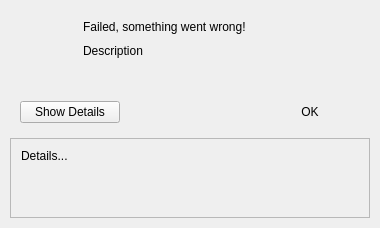
<?xml version="1.0" encoding="UTF-8"?>
<ui version="4.0">
 <class>MessageBoxCritical</class>
 <widget class="QDialog" name="MessageBoxCritical">
  <property name="geometry">
   <rect>
    <x>0</x>
    <y>0</y>
    <width>380</width>
    <height>228</height>
   </rect>
  </property>
  <property name="windowTitle">
   <string>Error</string>
  </property>
  <layout class="QVBoxLayout" name="verticalLayout">
   <property name="spacing">
    <number>0</number>
   </property>
   <property name="leftMargin">
    <number>0</number>
   </property>
   <property name="topMargin">
    <number>0</number>
   </property>
   <property name="rightMargin">
    <number>0</number>
   </property>
   <property name="bottomMargin">
    <number>0</number>
   </property>
   <item>
    <widget class="QWidget" name="verticalWidget" native="true">
     <property name="minimumSize">
      <size>
       <width>0</width>
       <height>0</height>
      </size>
     </property>
     <layout class="QHBoxLayout" name="horizontalLayout_2">
      <property name="spacing">
       <number>20</number>
      </property>
      <property name="leftMargin">
       <number>20</number>
      </property>
      <property name="topMargin">
       <number>20</number>
      </property>
      <property name="rightMargin">
       <number>20</number>
      </property>
      <property name="bottomMargin">
       <number>20</number>
      </property>
      <item alignment="Qt::AlignLeft|Qt::AlignTop">
       <widget class="QLabel" name="label_2">
        <property name="minimumSize">
         <size>
          <width>43</width>
          <height>43</height>
         </size>
        </property>
        <property name="maximumSize">
         <size>
          <width>43</width>
          <height>43</height>
         </size>
        </property>
        <property name="text">
         <string/>
        </property>
        <property name="pixmap">
         <pixmap resource="armory.qrc">:/resources/notification_critical.png</pixmap>
        </property>
        <property name="scaledContents">
         <bool>false</bool>
        </property>
        <property name="alignment">
         <set>Qt::AlignHCenter|Qt::AlignTop</set>
        </property>
       </widget>
      </item>
      <item>
       <widget class="QWidget" name="verticalWidget1" native="true">
        <property name="sizePolicy">
         <sizepolicy hsizetype="Expanding" vsizetype="Preferred">
          <horstretch>0</horstretch>
          <verstretch>0</verstretch>
         </sizepolicy>
        </property>
        <layout class="QVBoxLayout" name="verticalLayout_2">
         <property name="spacing">
          <number>10</number>
         </property>
         <property name="leftMargin">
          <number>0</number>
         </property>
         <property name="topMargin">
          <number>0</number>
         </property>
         <property name="rightMargin">
          <number>0</number>
         </property>
         <property name="bottomMargin">
          <number>0</number>
         </property>
         <item alignment="Qt::AlignTop">
          <widget class="QLabel" name="labelText">
           <property name="sizePolicy">
            <sizepolicy hsizetype="Preferred" vsizetype="Expanding">
             <horstretch>0</horstretch>
             <verstretch>0</verstretch>
            </sizepolicy>
           </property>
           <property name="maximumSize">
            <size>
             <width>16777215</width>
             <height>16777215</height>
            </size>
           </property>
           <property name="text">
            <string>Failed, something went wrong!</string>
           </property>
           <property name="alignment">
            <set>Qt::AlignLeading|Qt::AlignLeft|Qt::AlignVCenter</set>
           </property>
           <property name="wordWrap">
            <bool>false</bool>
           </property>
           <property name="h1" stdset="0">
            <bool>true</bool>
           </property>
           <property name="statusImportantLabel" stdset="0">
            <bool>true</bool>
           </property>
          </widget>
         </item>
         <item>
          <widget class="QLabel" name="labelDescription">
           <property name="sizePolicy">
            <sizepolicy hsizetype="Preferred" vsizetype="Expanding">
             <horstretch>0</horstretch>
             <verstretch>0</verstretch>
            </sizepolicy>
           </property>
           <property name="text">
            <string>Description</string>
           </property>
           <property name="alignment">
            <set>Qt::AlignLeading|Qt::AlignLeft|Qt::AlignTop</set>
           </property>
           <property name="wordWrap">
            <bool>true</bool>
           </property>
          </widget>
         </item>
        </layout>
       </widget>
      </item>
     </layout>
    </widget>
   </item>
   <item>
    <widget class="QWidget" name="widget" native="true">
     <property name="buttonBar" stdset="0">
      <bool>true</bool>
     </property>
     <layout class="QHBoxLayout" name="horizontalLayout">
      <property name="spacing">
       <number>10</number>
      </property>
      <property name="leftMargin">
       <number>20</number>
      </property>
      <property name="topMargin">
       <number>5</number>
      </property>
      <property name="rightMargin">
       <number>10</number>
      </property>
      <property name="bottomMargin">
       <number>5</number>
      </property>
      <item alignment="Qt::AlignLeft">
       <widget class="QPushButton" name="pushButtonShowDetails">
        <property name="minimumSize">
         <size>
          <width>100</width>
          <height>0</height>
         </size>
        </property>
        <property name="maximumSize">
         <size>
          <width>100</width>
          <height>16777215</height>
         </size>
        </property>
        <property name="text">
         <string>Show Details</string>
        </property>
        <property name="autoDefault">
         <bool>false</bool>
        </property>
        <property name="discreetButtonPrimary" stdset="0">
         <bool>false</bool>
        </property>
        <property name="DiscreetButton" stdset="0">
         <bool>true</bool>
        </property>
       </widget>
      </item>
      <item alignment="Qt::AlignRight">
       <widget class="QPushButton" name="pushButtonOk">
        <property name="minimumSize">
         <size>
          <width>120</width>
          <height>0</height>
         </size>
        </property>
        <property name="maximumSize">
         <size>
          <width>16777215</width>
          <height>16777215</height>
         </size>
        </property>
        <property name="text">
         <string>OK</string>
        </property>
        <property name="default">
         <bool>true</bool>
        </property>
        <property name="flat">
         <bool>true</bool>
        </property>
       </widget>
      </item>
     </layout>
    </widget>
   </item>
   <item>
    <widget class="QWidget" name="verticalWidgetDetails" native="true">
     <property name="minimumSize">
      <size>
       <width>0</width>
       <height>0</height>
      </size>
     </property>
     <layout class="QVBoxLayout" name="verticalLayout_5">
      <property name="spacing">
       <number>5</number>
      </property>
      <property name="leftMargin">
       <number>10</number>
      </property>
      <property name="topMargin">
       <number>10</number>
      </property>
      <property name="rightMargin">
       <number>10</number>
      </property>
      <property name="bottomMargin">
       <number>10</number>
      </property>
      <item>
       <widget class="QScrollArea" name="scrollAreaDetails">
        <property name="sizePolicy">
         <sizepolicy hsizetype="Expanding" vsizetype="Fixed">
          <horstretch>0</horstretch>
          <verstretch>0</verstretch>
         </sizepolicy>
        </property>
        <property name="minimumSize">
         <size>
          <width>0</width>
          <height>80</height>
         </size>
        </property>
        <property name="maximumSize">
         <size>
          <width>16777215</width>
          <height>80</height>
         </size>
        </property>
        <property name="widgetResizable">
         <bool>true</bool>
        </property>
        <widget class="QWidget" name="scrollAreaWidgetContents">
         <property name="geometry">
          <rect>
           <x>0</x>
           <y>0</y>
           <width>358</width>
           <height>78</height>
          </rect>
         </property>
         <property name="minimumSize">
          <size>
           <width>0</width>
           <height>78</height>
          </size>
         </property>
         <property name="darkOverlay" stdset="0">
          <bool>true</bool>
         </property>
         <property name="well" stdset="0">
          <bool>true</bool>
         </property>
         <layout class="QVBoxLayout" name="verticalLayout_4">
          <property name="spacing">
           <number>5</number>
          </property>
          <property name="leftMargin">
           <number>10</number>
          </property>
          <property name="topMargin">
           <number>10</number>
          </property>
          <property name="rightMargin">
           <number>10</number>
          </property>
          <property name="bottomMargin">
           <number>10</number>
          </property>
          <item>
           <widget class="QLabel" name="labelDetails">
            <property name="sizePolicy">
             <sizepolicy hsizetype="Preferred" vsizetype="Expanding">
              <horstretch>0</horstretch>
              <verstretch>0</verstretch>
             </sizepolicy>
            </property>
            <property name="text">
             <string>Details...</string>
            </property>
            <property name="alignment">
             <set>Qt::AlignLeading|Qt::AlignLeft|Qt::AlignTop</set>
            </property>
            <property name="wordWrap">
             <bool>true</bool>
            </property>
            <property name="whiteLabel" stdset="0">
             <bool>false</bool>
            </property>
           </widget>
          </item>
         </layout>
        </widget>
       </widget>
      </item>
     </layout>
    </widget>
   </item>
  </layout>
 </widget>
 <resources>
  <include location="armory.qrc"/>
 </resources>
 <connections/>
</ui>
